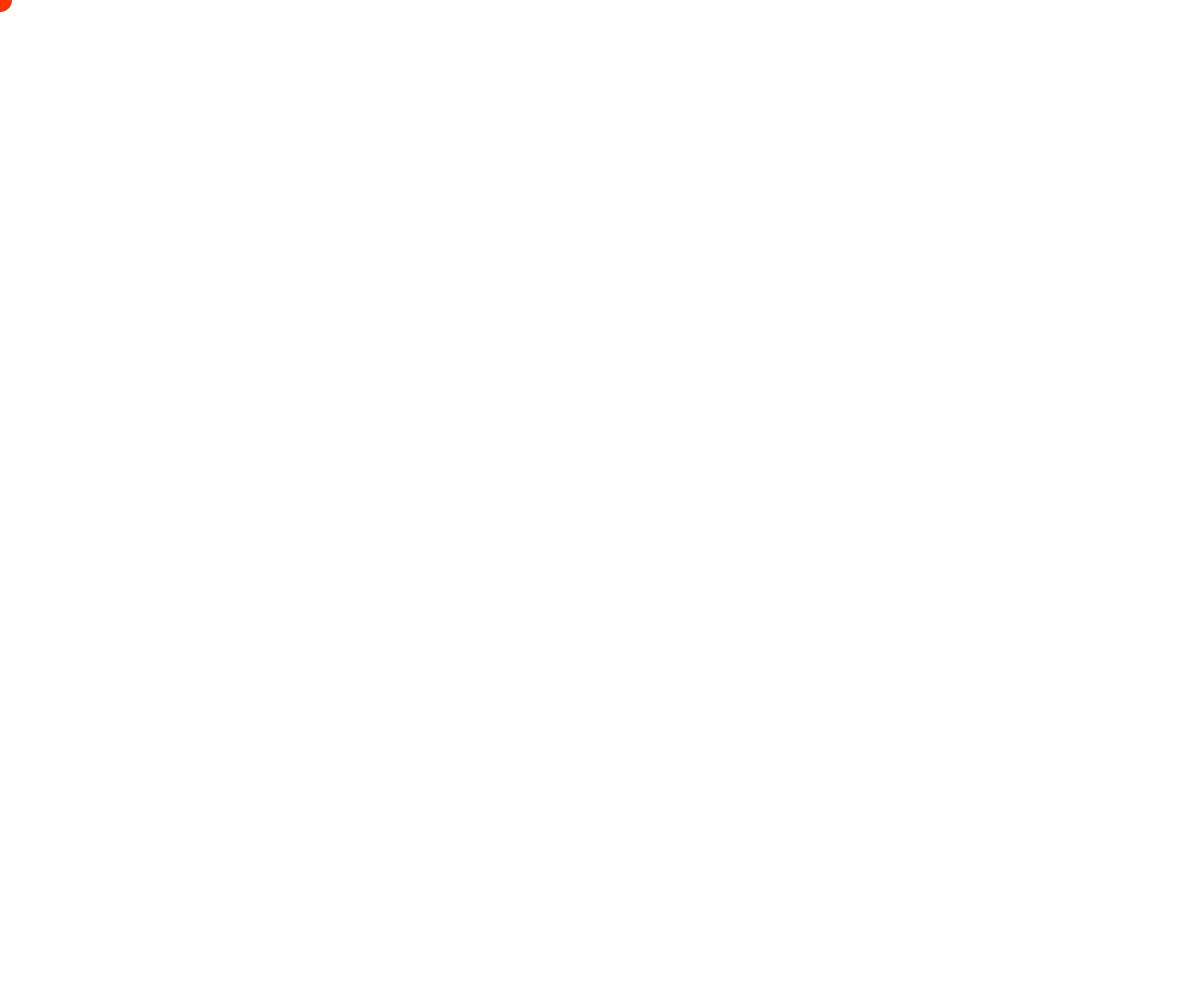
Frame 1 (no input)
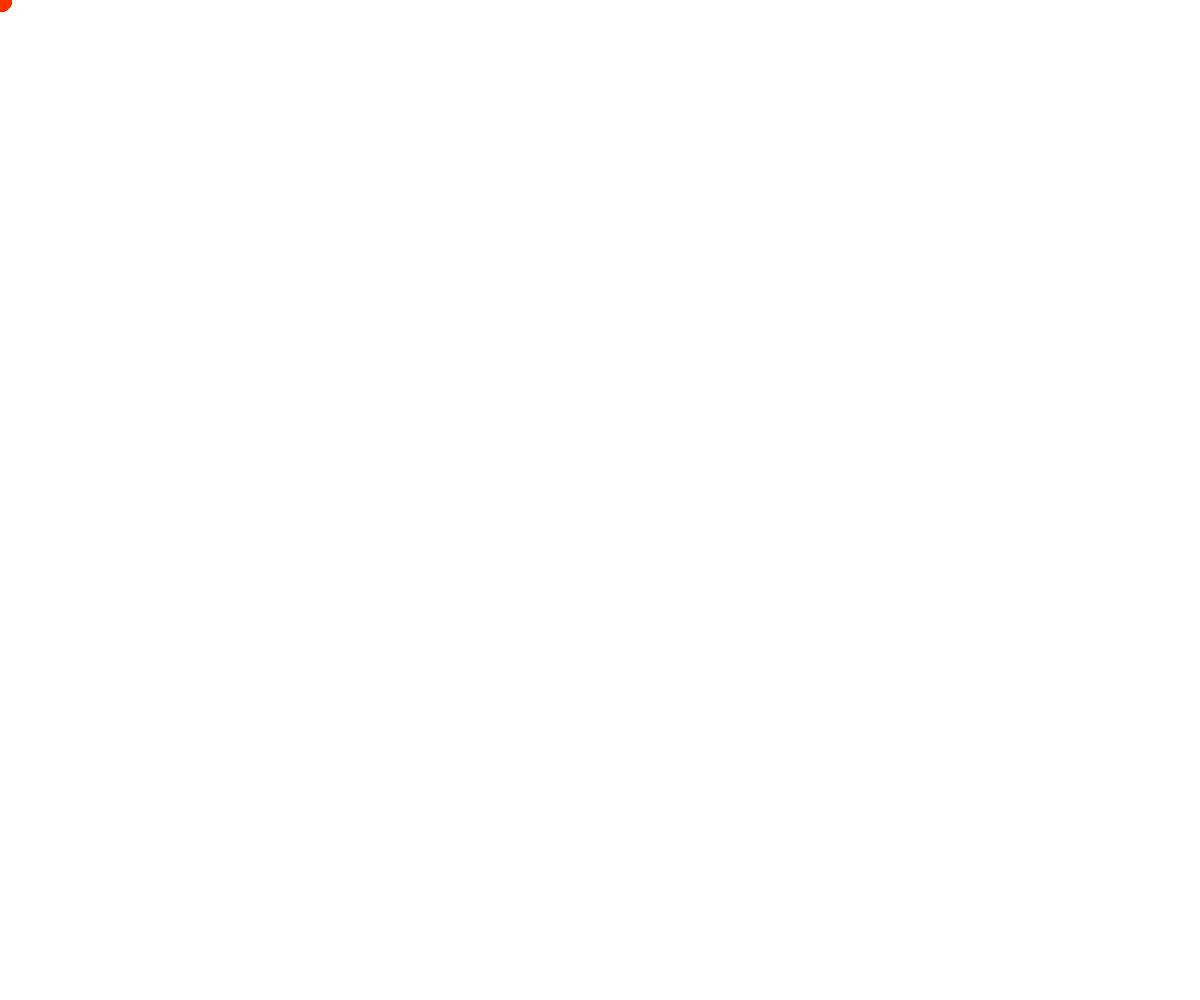
Frame 60 (no input)
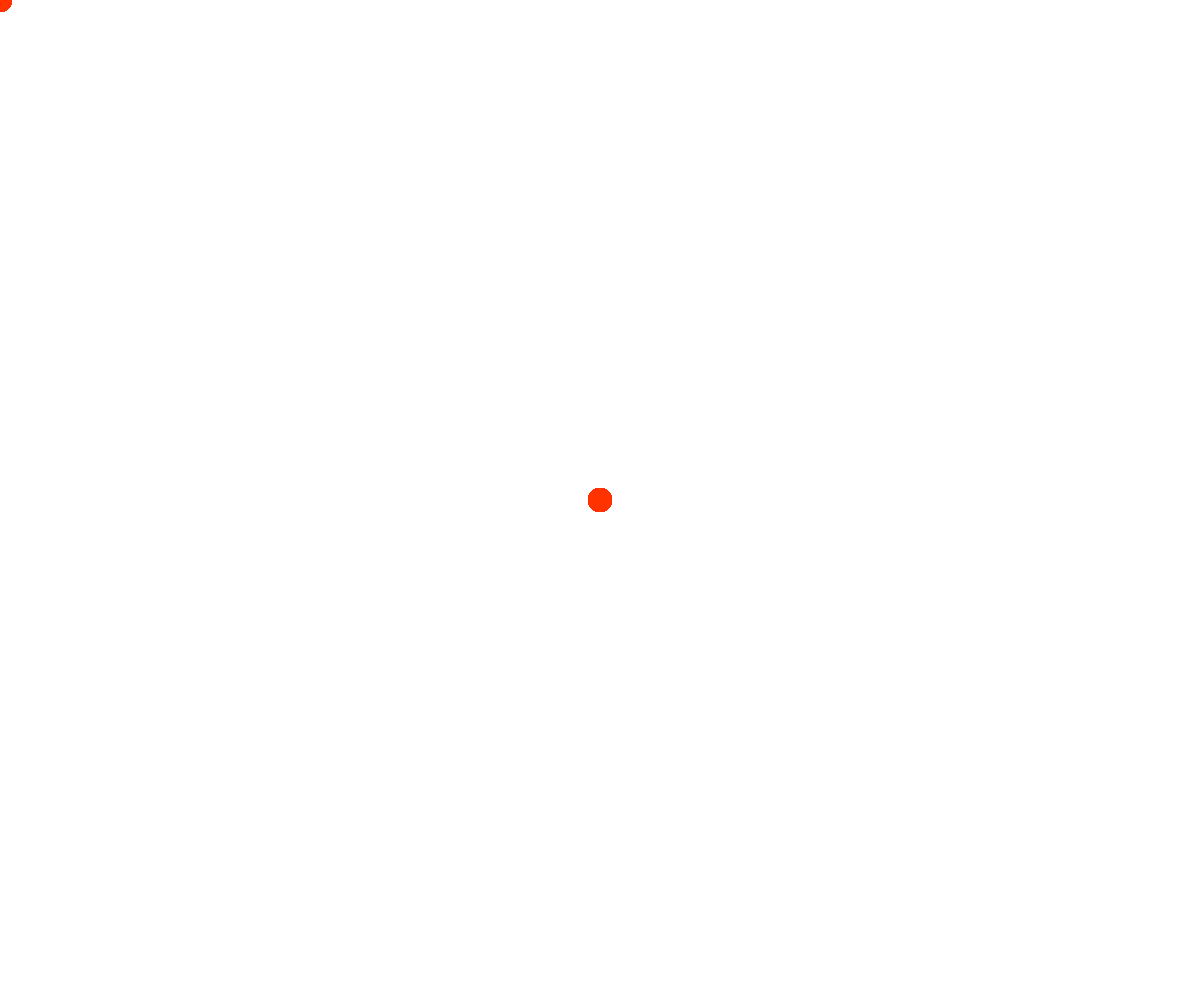
Frame 120 (the mouse pressed at the canvas centre since frame 60)

The p5.js sketch that drew these frames (run headless with seeded random() and noise() and a simulated clock; from frame 60 on, the mouse is pressed at the canvas centre):

// p5.js sketch
// ── sketch.js
let zBereich;


function setup() {
  zBereich = createCanvas(windowWidth, windowHeight);
  zBereich.position(0,0);
  zBereich.style('z-Index','-1');
}



function draw() {
  noStroke();
  fill(255, 50, 0);
    circle(mouseX, mouseY, 24);
}


// function mousePressed() {
//   background(0);
// }
// ── style.css
html, body {
  margin: 0;
  padding: 0;
  background-color:snow;
}
canvas {
  display: block;
}

h1{
  color:slategrey;
}
